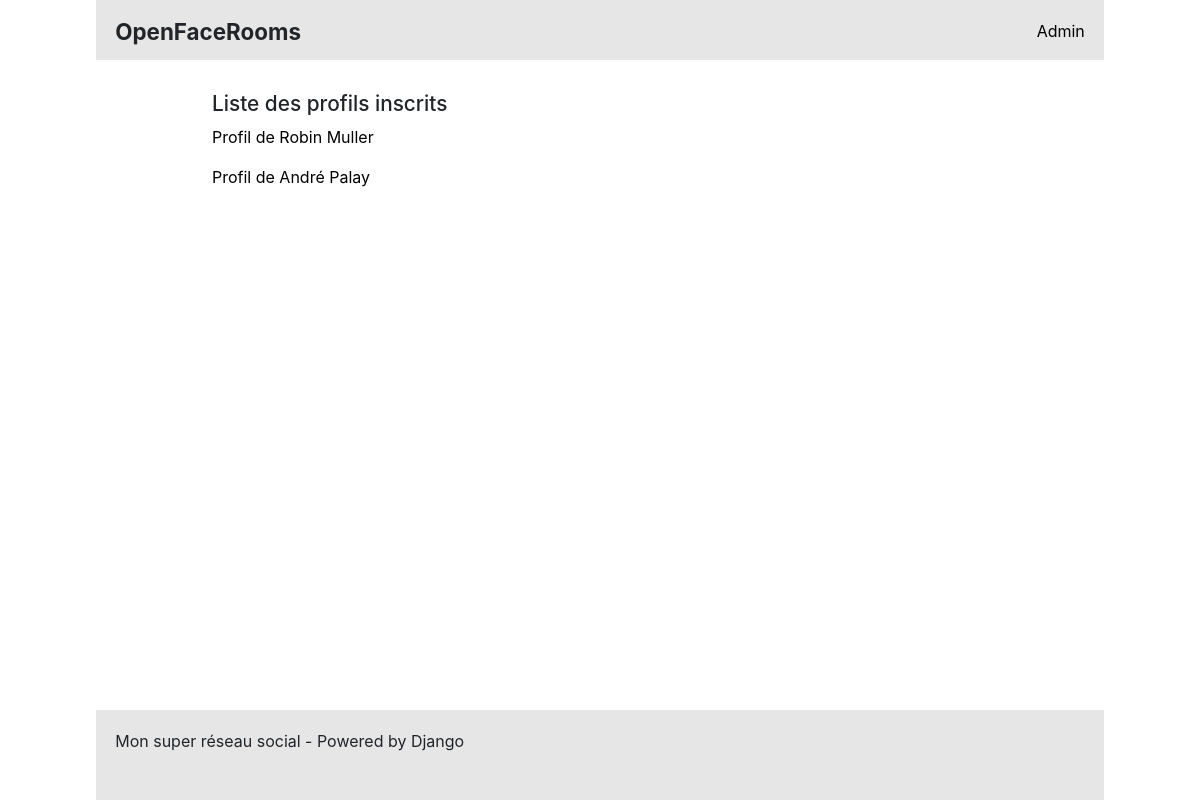
The app's page /profiles/, older data.
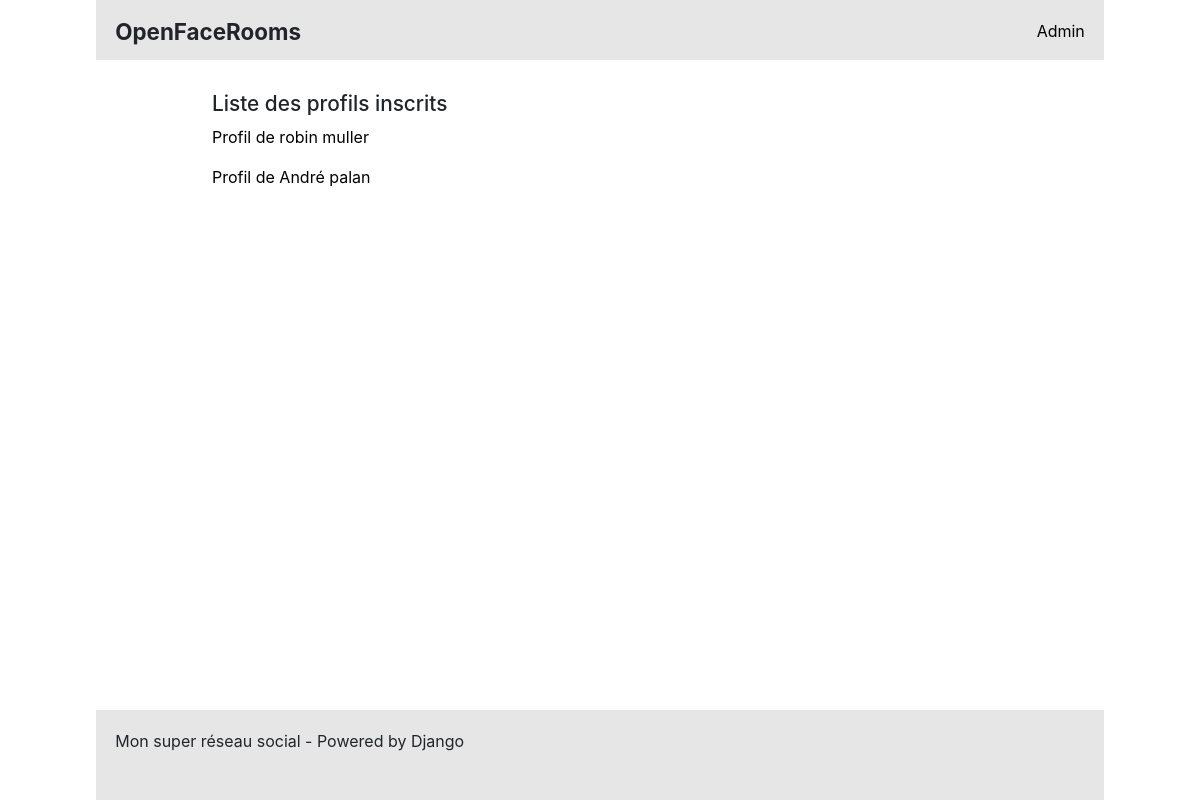
The same page, newer data.
### social/models.py (models this page shows)
class Profile(models.Model):
    firstname = models.CharField(max_length=100)
    lastname  = models.CharField(max_length=100)
    user      = models.ForeignKey(User, on_delete=models.CASCADE) #Todo manage User model
    date      = models.DateTimeField(default=timezone.now, verbose_name="Date de création")
    class Meta:
        verbose_name="Profil"
    def __str__(self):
        return "Profil de {} {}".format(self.firstname, self.lastname)

### social/views.py (the view)
# urls.py: path('profiles/', views.list_profiles, name='list_profiles'),
def list_profiles(request):
    profiles = Profile.objects.all()
    return render(request, 'social/list_profiles.html', locals())

### social/templates/social/list_profiles.html
{% extends "base.html" %}
{% block content%}
	<h2>Liste des profils inscrits</h2>
	{% for profile in profiles %}
		<p><a href="{% url "show_profile" profile.id %}">{{ profile }}</a></p>
	{% endfor %}
{% endblock%}

Row changes from the older to the newer data that the page shows:
changed Profile: firstname+lastname "Profil de Robin Muller" → "Profil de robin muller"
changed Profile: firstname+lastname "Profil de André Palay" → "Profil de André palan"
